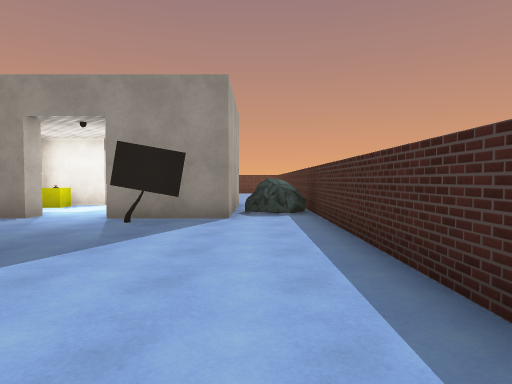
[1] (above)

16 first-person views from a walk through a scene from a Unity 3-D project. The camera is 1.4 m above the floor, tilts 2° down and sees 75° across. The floor is counted in squares, 2 m on a side. Each view is taken from the middle of a square. On the plan, view 1 faces up. The plan holds only what a view shows up to about 10 squares ahead; the rest is blank. The player is left out. Some surface patterns are stand-ins.

[2]
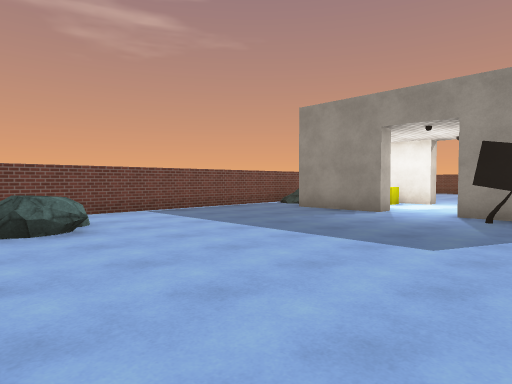

[3]
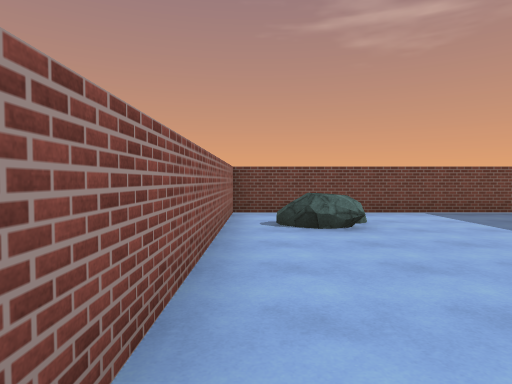

[4]
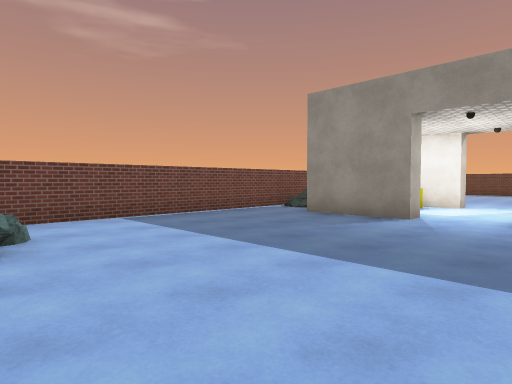

[5]
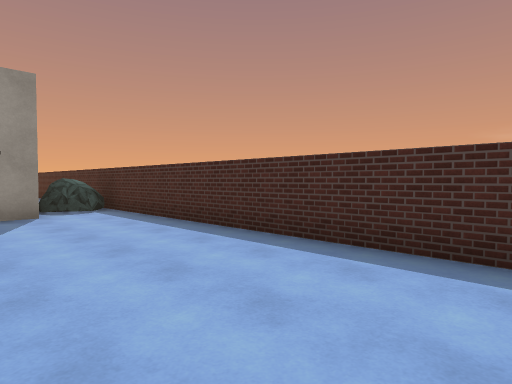

[6]
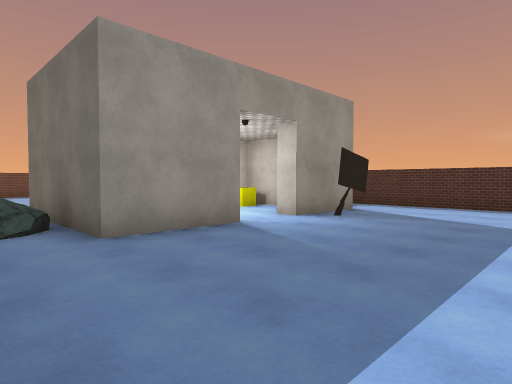

[7]
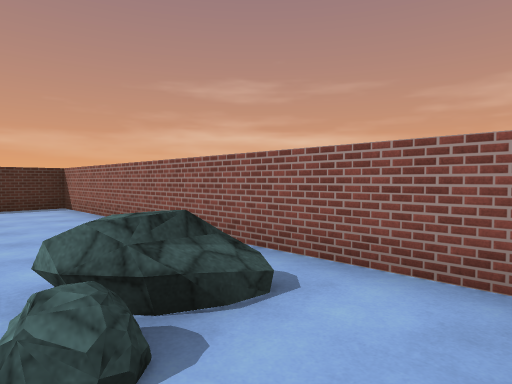

[8]
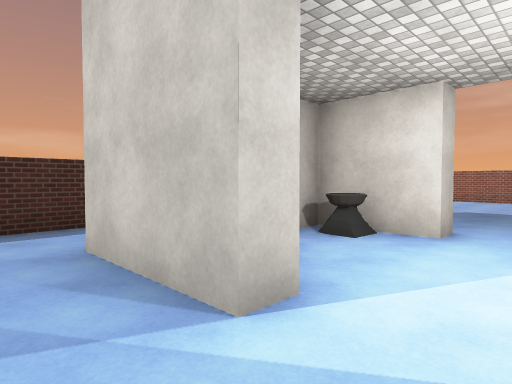

[9]
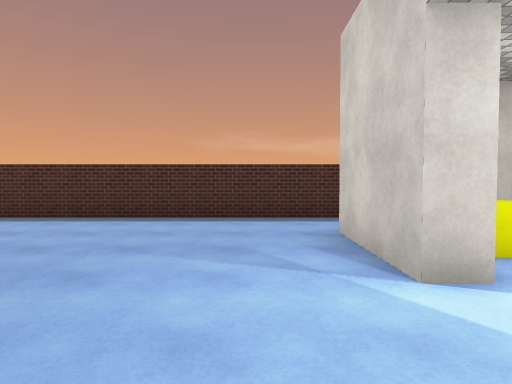

[10]
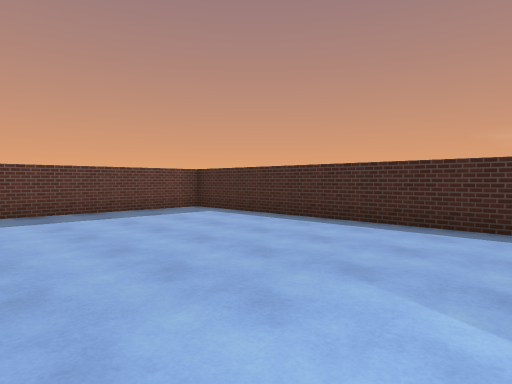

[11]
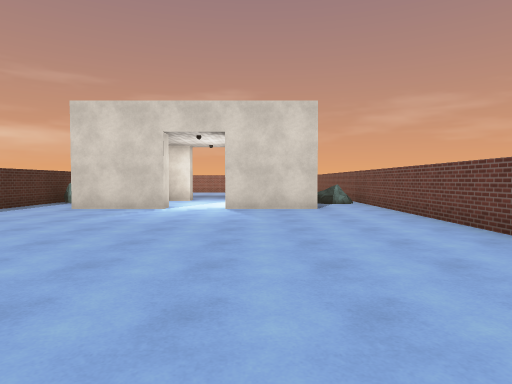

[12]
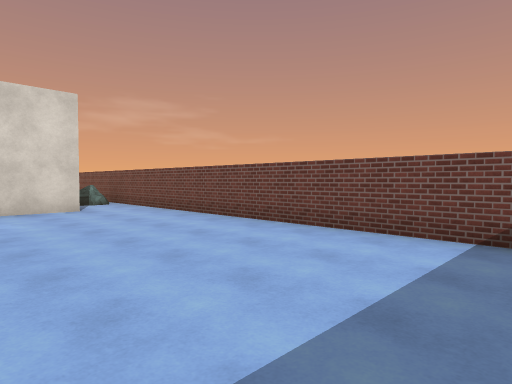

[13]
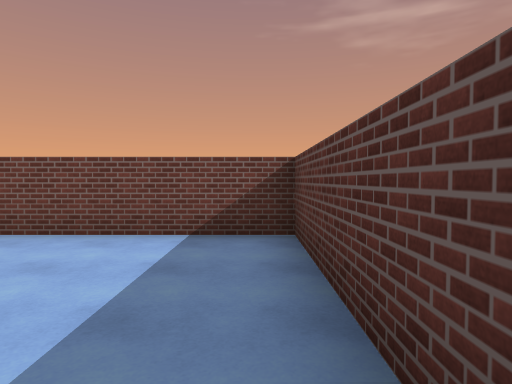

[14]
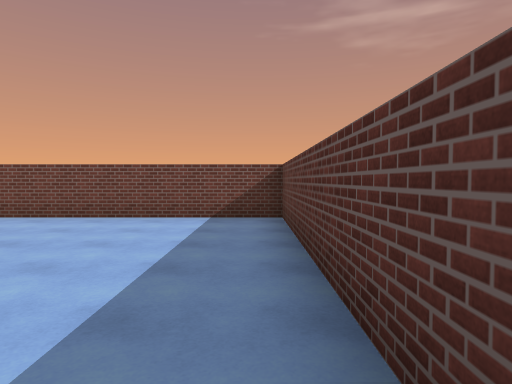

[15]
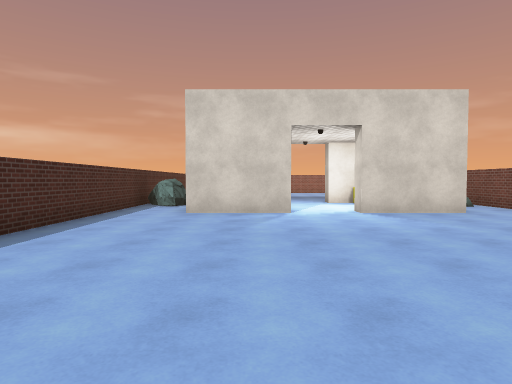

[16]
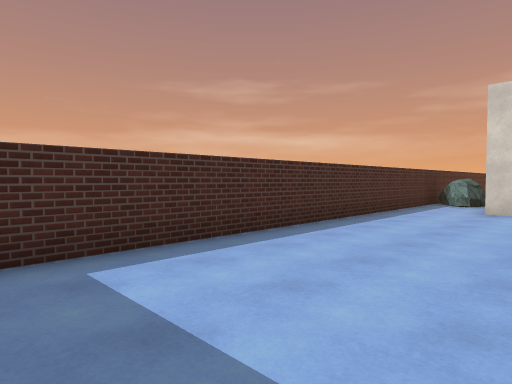

### Floor plan
Points are (right, up) in squares from view 1. A wall is a line through its corners. A room is listed if a view was taken in it or the views show most of it. See-through windows are left out.
Room 1 (views 1, 2, 3, 4, 5, 6, 7)
walls: (-4.1, 6.1) (-6.5, 6.1) (-6.5, 8); (-1.1, 5.4) (-2.4, 5.4); (-0.5, 6.1) (-2.8, 6.1); (-8.3, 8) (-8.3, -1.5) (1.3, -1.5) (1.3, 6.5)
ways out: opening at (-3.5, 6) to room 3
objects: rock (-6, 0); tree (-2, 5)
Room 2 (views 8, 9, 10, 11, 12, 13, 14, 15, 16)
walls: (-2.8, 9.9) (-0.5, 9.9); (-0.5, 9.4) (-0.5, 6.1); (-6.5, 8) (-6.5, 9.9) (-4.2, 9.9) (-4.2, 9.4); (1.3, 6.5) (1.3, 18.5) (-8.3, 18.5) (-8.3, 8)
ways out: opening at (-3.5, 10) to room 3
objects: rock (0, 7) to (0, 8)
Room 3 (no view inside)
walls: (-5.4, 9.4) (-6, 9.4); (-2.8, 6.1) (-2.8, 6.6); (-1, 6.6) (-1, 9.1)
ways out: opening at (-3.5, 6) to room 1; opening at (-3.5, 10) to room 2
objects: yellow cube (-5, 9); other object (-2, 7); yellow cube (-2, 9)

Positions as (right, up) in squares from view 1, and headings:
1: (0, 0), facing up
2: (-1, -1), facing up-left
3: (-1, -1), facing left
4: (-2, 0), facing up-left
5: (-2, -1), facing up-right
6: (-8, 2), facing up-right
7: (-8, 1), facing down-right
8: (-4, 11), facing down-right
9: (-5, 11), facing right
10: (-4, 11), facing up-right
11: (-5, 18), facing down
12: (-4, 18), facing down-left
13: (-4, 18), facing left
14: (-2, 18), facing left
15: (-2, 17), facing down
16: (-2, 18), facing down-right
